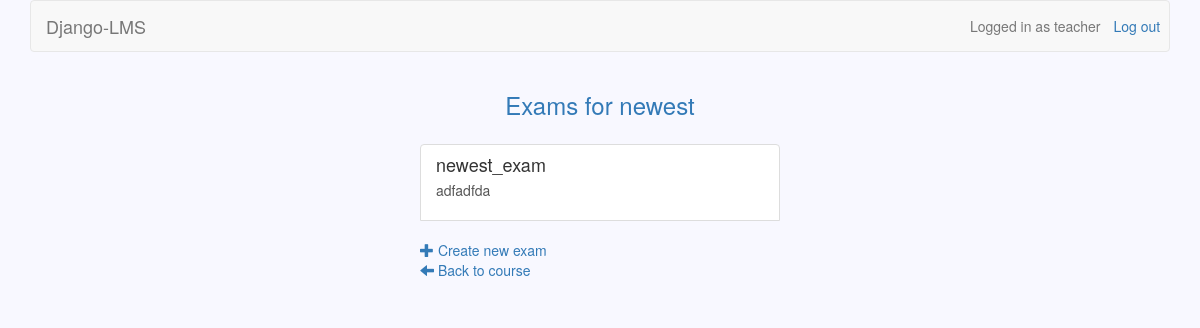
Before: /courses/14/exams/ (signed in) with the older database file.
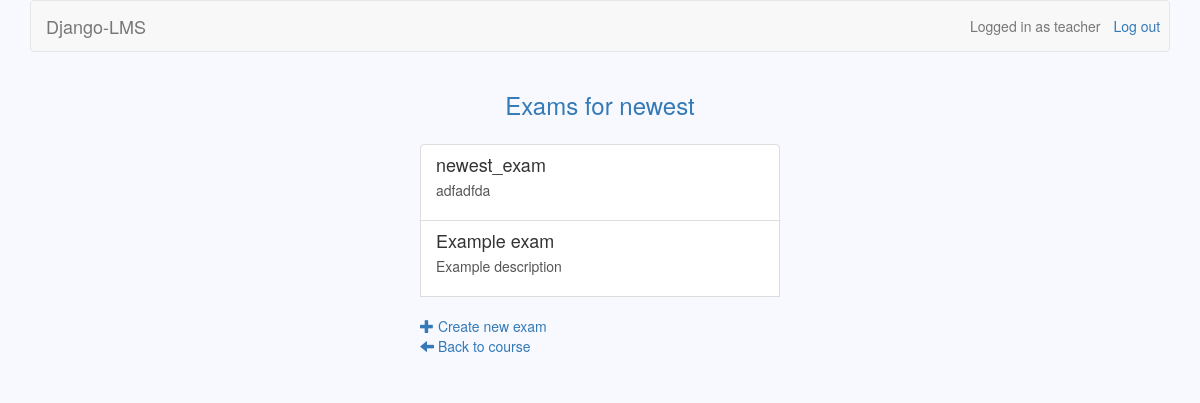
After: the same page with the newer database file.
### exams/models.py (models this page shows)
class Exam(models.Model):
	owner = models.CharField(max_length=30)
	name = models.CharField(max_length=30)
	description = models.TextField(blank=True)
	updated = models.DateTimeField(auto_now=True)
	date_to_be_taken = models.DateTimeField()
	course = models.ForeignKey(Course)
	questions = models.ManyToManyField(Question, blank=True, through='ExamQuestion')

### exams/views.py (the view)
@user_passes_test(teacher_check)
def list_exams(request, course_id):
	course = Course.objects.get(id=course_id)
	exams = Exam.objects.filter(course=course_id)
	if request.user.username == course.owner:
		return render(request, 'list_exams.html', {'course': course, 'exams': exams})
	else:
		return redirect('/courses/')

### courses/views.py (called while the page is built)
def teacher_check(user):
    return user.is_teacher

### exams/templates/list_exams.html
{% extends 'base.html' %}
{% block header_text %}
	{% if messages %}
	    {% for message in messages %}
	    	{{ message }}
	    {% endfor %}
	{% else %}
		Exams for {{ course.name }}
	{% endif %}
{% endblock %}
{% block dashboard %}
	{% for exam in exams %}
		<a class="list-group-item" href="{% url 'edit_exam' course.id exam.id %}">
			<h4 class="list-group-item-heading">{{ exam.name }}</h4>
			<p class="list-group-item-description">{{ exam.description }}</p>
		</a>
	{% endfor %}
	<br>
	<a href="{% url 'create_exam' course.id %}">
		<span class="glyphicon glyphicon-plus"></span>
		Create new exam
	</a>
	<br>
	<a href="{% url 'edit_course' course.id %}">
		<span class="glyphicon glyphicon-arrow-left"></span>
		Back to course
	</a>
{% endblock %}

Changed rows visible on the page:
added Exam: name "Example exam", description "Example description"
